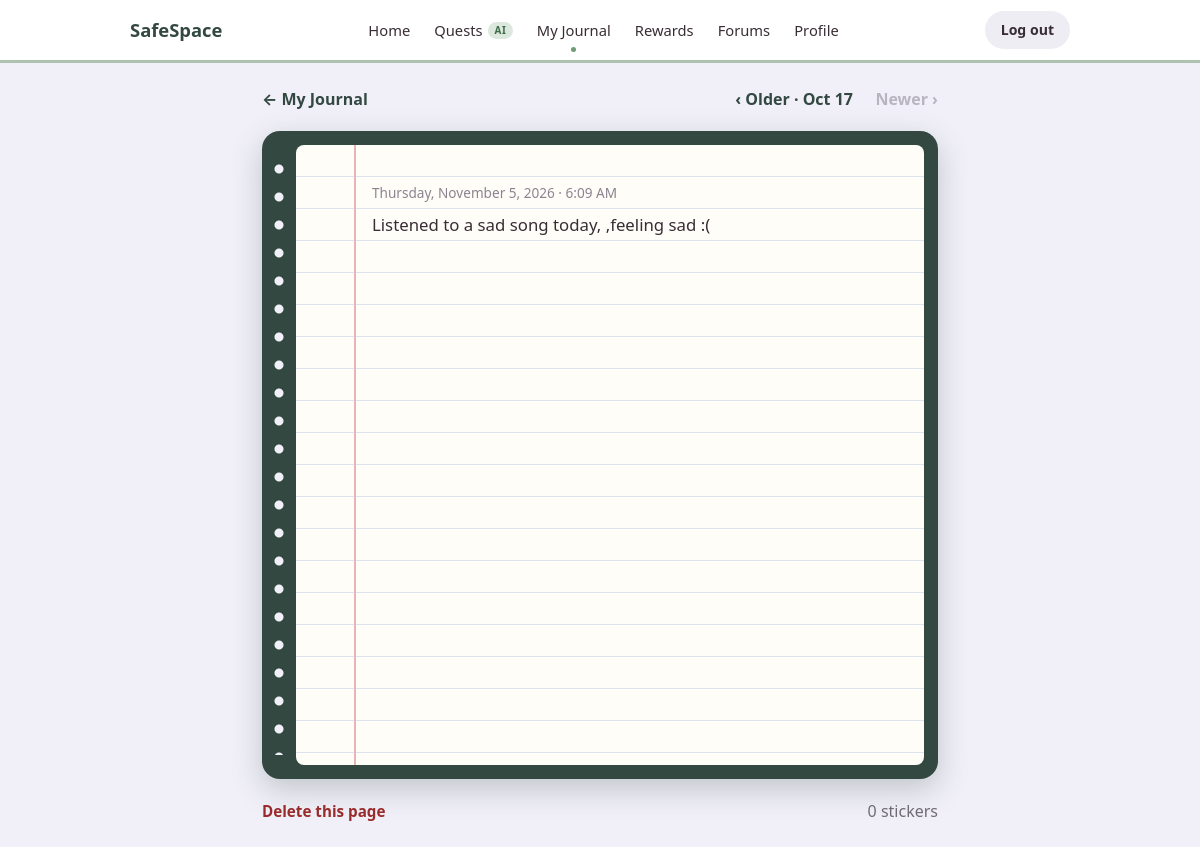
Screenshot of /journals/12/ (signed in) with the database file from the repository.
### core/models.py (models this page shows, shortened)
class Journal(models.Model):
    user = models.ForeignKey(
        User,
        on_delete=models.CASCADE,
        related_name="journals"
    )
    content = models.TextField()
    summary = models.CharField(
        max_length=150,
        blank=True,
        help_text="Optional one-line overall message of the entry (used by AI quest suggestions)."
    )
    time = models.DateTimeField(
        auto_now_add=True
    )
    decorations = models.ManyToManyField(
        UserReward,
        blank=True,
        related_name="used_in_journals",
        help_text="Cosmetic rewards earned by this user and used to decorate the journal."
    )
    background = models.ForeignKey(
        Reward,
        on_delete=models.SET_NULL,
        null=True,
        blank=True,
        related_name="+",
        limit_choices_to={"item_type": "background"},
        help_text="Background reward the page is drawn on."
    )
    frame = models.ForeignKey(
        Reward,
        on_delete=models.SET_NULL,
        null=True,
        blank=True,
        related_name="+",
        limit_choices_to={"item_type": "frame"},
        help_text="Frame reward drawn around the page."
    )
    font = models.ForeignKey(
        Reward,
        on_delete=models.SET_NULL,
        null=True,
        blank=True,
        related_name="+",
        limit_choices_to={"item_type": "font"},
        help_text="Font reward the entry is written in."
    )
    class Meta:
        ordering = ["-time"]

### core/views.py (the view)
# urls.py: path("journals/<int:pk>/", views.journal_detail, name="journal_detail"),
@regular_user_required
def journal_detail(request, pk):
    journal = get_object_or_404(
        Journal.objects
        .select_related("background", "frame", "font")
        .prefetch_related("stickers__reward"),
        pk=pk,
        user=request.user,
    )
    mine = request.user.journals
    return render(
        request,
        "core/journal_detail.html",
        {
            "journal": journal,
            "older": mine.filter(time__lt=journal.time).order_by("-time").first(),
            "newer": mine.filter(time__gt=journal.time).order_by("time").first(),
            "font_rewards": font_rewards(),
        }
    )

### core/context_processors.py (called while the page is built)
def static_version(request):
    if settings.DEBUG:
        return {"ts": str(int(time.time()))}
    return {"ts": STATIC_VERSION}

def pending_counts(request):
    user = getattr(request, "user", None)
    if user is None or not user.is_authenticated or user.is_staff:
        return {}
    return {
        "pending_count": (
            user.friendship_requests_received.filter(status="pending").count()
            + user.together_invites_received.filter(status="pending").count()
        )
    }

def nav_section(request):
    first = request.path.strip("/").split("/")[0]
    return {"nav_section": "home" if not first else NAV_SECTIONS.get(first, "")}

### core/views.py (called while the page is built)
def regular_user_required(view):
    @login_required
    @wraps(view)
    def wrapper(request, *args, **kwargs):
        if request.user.is_staff:
            raise PermissionDenied
        return view(request, *args, **kwargs)
    return wrapper

def font_rewards():
    return Reward.objects.filter(item_type="font").exclude(asset="")

### core/templates/core/journal_detail.html (shortened to what this page needs)
{% extends "core/base.html" %}
{% load static %}
{% block extra_head %}
    <link rel="stylesheet" href="{% static 'css/journal.css' %}?v={{ ts }}">
{% endblock %}
{% block content %}
<div class="journal-read">
    <nav class="journal-read__nav" aria-label="Journal pages">
        <a href="{% url 'journal_list' %}?month={{ journal.time|date:'Y-m' }}&amp;day={{ journal.time|date:'Y-m-d' }}">← My Journal</a>
        <span class="journal-read__flip">
            {% if older %}
                <a href="{% url 'journal_detail' older.pk %}">‹ Older · {{ older.time|date:"M j" }}</a>
            {% else %}
                <span class="journal-read__off">‹ Older</span>
            {% endif %}
            {% if newer %}
                <a href="{% url 'journal_detail' newer.pk %}">Newer · {{ newer.time|date:"M j" }} ›</a>
            {% else %}
                <span class="journal-read__off">Newer ›</span>
            {% endif %}
        </span>
    </nav>
    <article class="journal-entry">
        {% include "core/_journal_page.html" %}
    </article>
    <div class="journal-read__actions">
        <form method="post"
              action="{% url 'journal_delete' journal.pk %}"
              class="journal-delete"
              onsubmit="return confirm('Delete this journal entry? This cannot be undone. Its stickers will go back to your rewards.');">
            <button type="submit" class="journal-delete__button">Delete this page</button>
        </form>
        {% with count=journal.stickers.all|length %}
            <span class="muted">
                {{ count }} sticker{{ count|pluralize }}{% if journal.background %} · {{ journal.background.name }}{% endif %}
            </span>
        {% endwith %}
    </div>
</div>
{% endblock %}

### core/templates/core/_journal_page.html (shortened to what this page needs)
{% load static %}
<div class="journal-notebook">
    <div class="journal-page{% if journal.font.asset %} has-font{% endif %}"
         style="{% if journal.background.asset %}--page-bg: url('{% static journal.background.asset %}');{% endif %}{% if journal.font.asset %}--page-font: 'reward-font-{{ journal.font.pk }}';{% endif %}">
        <p class="journal-date">{{ journal.time|date:"l, F j, Y · g:i A" }}</p>
        <div class="journal-text">{{ journal.content }}</div>
    </div>
</div>

### safespace/ui-ux/static/css/skeleton.css (style rules this page uses)
a { color: var(--dark-slate); text-decoration: none; }
.button, button, input[type="submit"], input[type="reset"], input[type="button"] { background-color: var(--ash-grey); border: 1px solid var(--ash-grey); color: var(--dark-slate); border-radius: 999px; padding: 0.5rem 1.2rem; font-weight: 600; line-height: 1.2; transition: opacity 0.2s ease, transform 0.02s ease; }

### safespace/ui-ux/static/css/style.css (style rules this page uses)
body { color: var(--shadow-grey); background: var(--ghost-white); font-family: system-ui, -apple-system, Segoe UI, Roboto, "Helvetica Neue", Arial, sans-serif; line-height: 1.55; }
.muted { color: #726c74; }

### safespace/ui-ux/static/css/journal.css (style rules this page uses)
.journal-notebook { width: 100%; max-width: 676px; --paper: #FFFDF8; --rule: #DCE3EC; --margin-line: #E8B4B8; position: relative; background: var(--dark-slate); border-radius: 18px; padding: 14px 14px 14px 34px; box-shadow: 0 10px 30px rgba(50, 72, 65, 0.25); }
.journal-notebook::before { content: ""; position: absolute; left: 10px; top: 24px; bottom: 24px; width: 14px; background: radial-gradient(circle, var(--ghost-white) 4px, transparent 5px) 0 0 / 14px 28px repeat-y; }
.journal-page { position: relative; --line: 32px; min-height: 620px; border-radius: 8px; overflow: hidden; background-color: var(--paper); background-image: linear-gradient(90deg, transparent 58px, var(--margin-line) 58px, var(--margin-line) 60px, transparent 60px), repeating-linear-gradient(transparent 0 calc(var(--line) - 1px), var(--rule) calc(var(--line) - 1px) var(--line)), var(--page-bg, none); background-size: auto, auto, cover; background-position: 0 0, 0 0, center; }
.journal-date { position: relative; z-index: 2; margin: 0; padding: var(--line) 56px 0 76px; line-height: var(--line); font-size: .85rem; color: #8a8490; }
.journal-text { position: relative; z-index: 2; min-height: 540px; padding: 0 56px var(--line) 76px; margin: 0; line-height: var(--line); font-size: 1.05rem; white-space: pre-wrap; overflow-wrap: anywhere; outline: none; }
.journal-read { max-width: 676px; margin: 0 auto; }
.journal-read__nav { display: flex; flex-wrap: wrap; align-items: center; justify-content: space-between; gap: .5rem 1rem; margin-bottom: 1.2rem; font-weight: 700; }
.journal-read__nav a { color: var(--dark-slate); text-decoration: none; }
.journal-read__flip { display: flex; gap: 1.4rem; }
.journal-read__off { color: #B9B3C2; }
.journal-read__actions { display: flex; flex-wrap: wrap; align-items: center; justify-content: space-between; gap: .5rem 1rem; margin-top: 1.2rem; }
.journal-delete { margin: 0; }
.journal-delete__button { height: auto; margin: 0; padding: 0; border: 0; background: none; color: #9B2C2C; font-size: .95rem; font-weight: 700; letter-spacing: 0; line-height: 1.5; text-transform: none; }

### rows the page displays
Journal: time "Oct 17"
Journal: time "Thursday, November 5, 2026 · 6:09 AM", content "Listened to a sad song today, ,feeling sad :("

### other values shown
{{ count }} "0"
